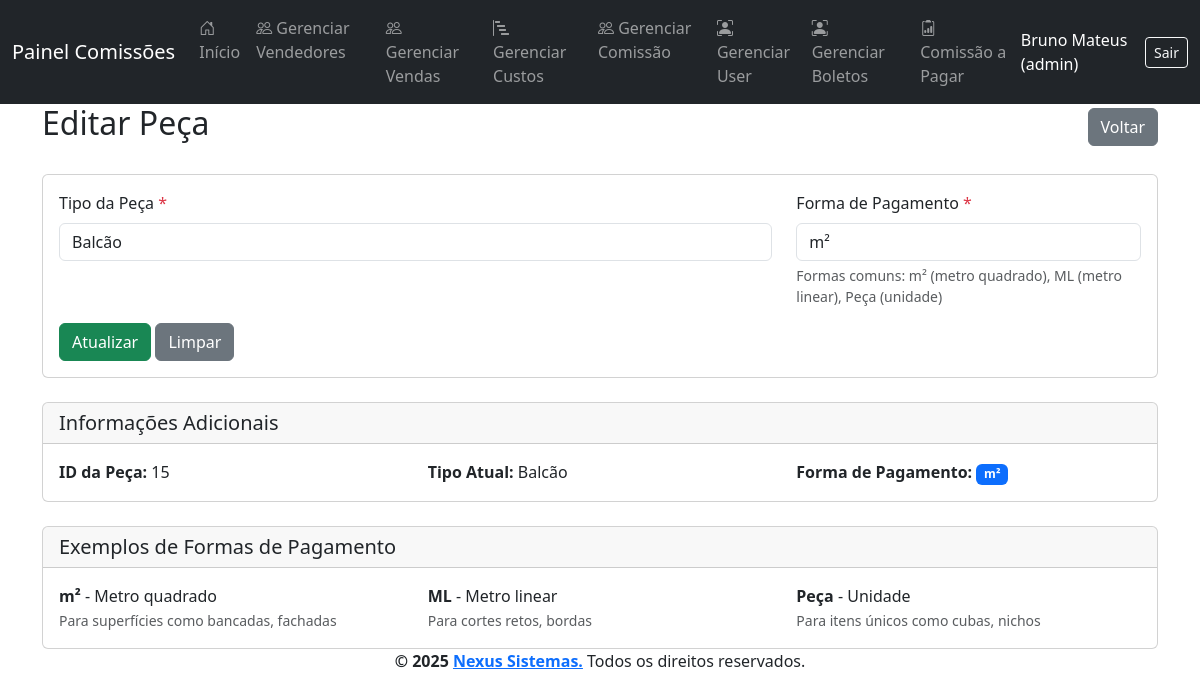
The page /pages/pecas_form.php?id=15 (signed in) on the database its author committed.
### tables this page shows
CREATE TABLE `pecas` (
  `id_peca` int(11) NOT NULL,
  `tipo` varchar(255) NOT NULL,
  `formapg` varchar(50) NOT NULL
);

### pages/pecas_form.php (the view, shortened to what this page needs)
<?php
require_once '../config/config.php';
$peca = null;
$isEdit = false;
if (isset($_GET['id']) && is_numeric($_GET['id'])) {
    $id = (int)$_GET['id'];
    $stmt = $pdo->prepare("SELECT * FROM pecas WHERE id_peca = ?");
    $stmt->execute([$id]);
    $peca = $stmt->fetch();
    $isEdit = true;
}
require_once '../views/header.php';
?>
<div class="container">
    <div class="d-flex justify-content-between align-items-center mb-4">
        <h2><?= $isEdit ? 'Editar Peça' : 'Nova Peça' ?></h2>
        <a href="pecas_list.php" class="btn btn-secondary">
            <i class="fas fa-arrow-left"></i> Voltar
        </a>
    </div>
    <div class="card">
        <div class="card-body">
            <form method="post">
                <div class="row">
                    <div class="col-md-8">
                        <div class="mb-3">
                            <label for="tipo" class="form-label">Tipo da Peça <span class="text-danger">*</span></label>
                            <input type="text"
                                   class="form-control"
                                   id="tipo"
                                   name="tipo"
                                   value="<?= htmlspecialchars($peca['tipo'] ?? $_POST['tipo'] ?? '') ?>"
                                   maxlength="255"
                                   required
                                   placeholder="Ex: Bancada, Escada, Patamares...">
                        </div>
                    </div>
                    <div class="col-md-4">
                        <div class="mb-3">
                            <label for="formapg" class="form-label">Forma de Pagamento <span class="text-danger">*</span></label>
                            <input type="text"
                                   class="form-control"
                                   id="formapg"
                                   name="formapg"
                                   value="<?= htmlspecialchars($peca['formapg'] ?? $_POST['formapg'] ?? '') ?>"
                                   maxlength="50"
                                   required
                                   placeholder="Ex: m², ML, Peça"
                                   list="formas-existentes">
                            <div class="form-text">
                                Formas comuns: m² (metro quadrado), ML (metro linear), Peça (unidade)
                            </div>
                        </div>
                    </div>
                </div>
                <div class="d-flex justify-content-between">
                    <div>
                        <button type="submit" class="btn btn-success">
                            <i class="fas fa-save"></i> <?= $isEdit ? 'Atualizar' : 'Cadastrar' ?>
                        </button>
                        <button type="reset" class="btn btn-secondary">
                            <i class="fas fa-undo"></i> Limpar
                        </button>
                    </div>
                </div>
            </form>
        </div>
    </div>
    <?php if ($isEdit): ?>
        <div class="card mt-4">
            <div class="card-header">
                <h5 class="mb-0">Informações Adicionais</h5>
            </div>
            <div class="card-body">
                <div class="row">
                    <div class="col-md-4">
                        <strong>ID da Peça:</strong> <?= $peca['id_peca'] ?>
                    </div>
                    <div class="col-md-4">
                        <strong>Tipo Atual:</strong> <?= htmlspecialchars($peca['tipo']) ?>
                    </div>
                    <div class="col-md-4">
                        <strong>Forma de Pagamento:</strong>
                        <span class="badge bg-primary"><?= htmlspecialchars($peca['formapg']) ?></span>
                    </div>
                </div>
            </div>
        </div>
    <?php endif; ?>
    <div class="card mt-4">
        <div class="card-header">
            <h5 class="mb-0">Exemplos de Formas de Pagamento</h5>
        </div>
        <div class="card-body">
            <div class="row">
                <div class="col-md-4">
                    <strong>m²</strong> - Metro quadrado<br>
                    <small class="text-muted">Para superfícies como bancadas, fachadas</small>
                </div>
                <div class="col-md-4">
                    <strong>ML</strong> - Metro linear<br>
                    <small class="text-muted">Para cortes retos, bordas</small>
                </div>
                <div class="col-md-4">
                    <strong>Peça</strong> - Unidade<br>
                    <small class="text-muted">Para itens únicos como cubas, nichos</small>
                </div>
            </div>
        </div>
    </div>
</div>
<?php require_once '../views/footer.php'; ?>

### rows shown on the page
pecas: tipo "Balcão", formapg "m²", id_peca "15"

### other values the page prints
$_SESSION['usuario_nome'] "Bruno Mateus"
$tipo_usuario "admin"
